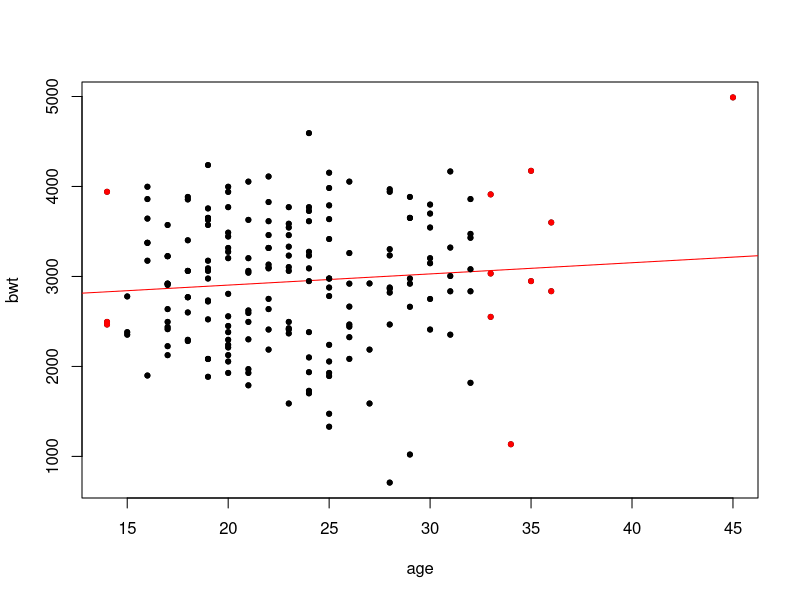
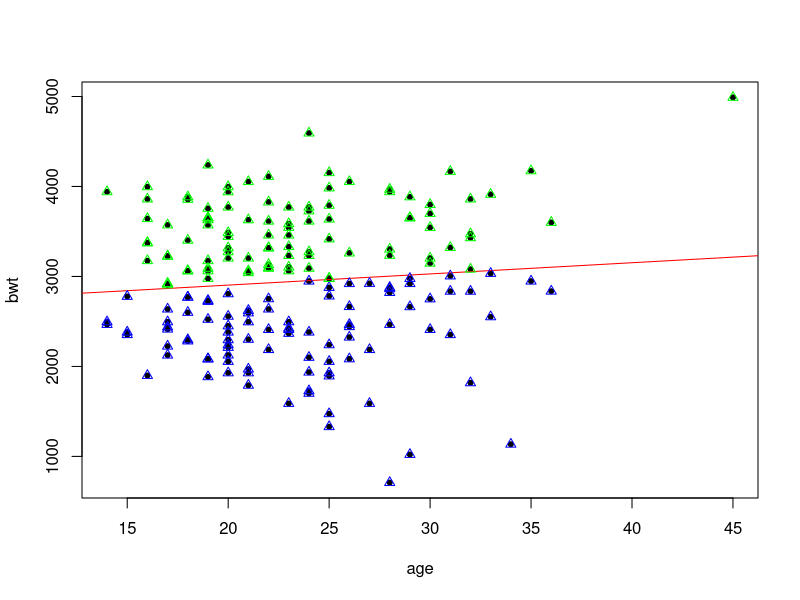
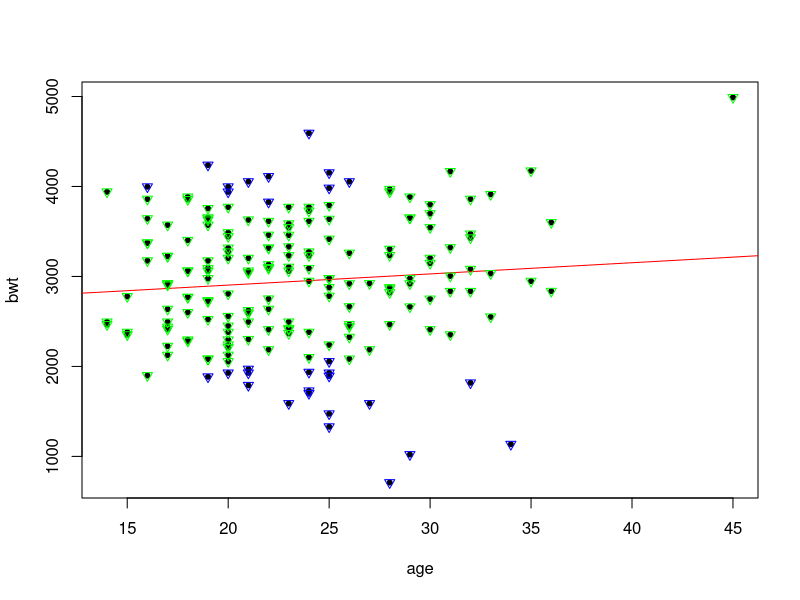
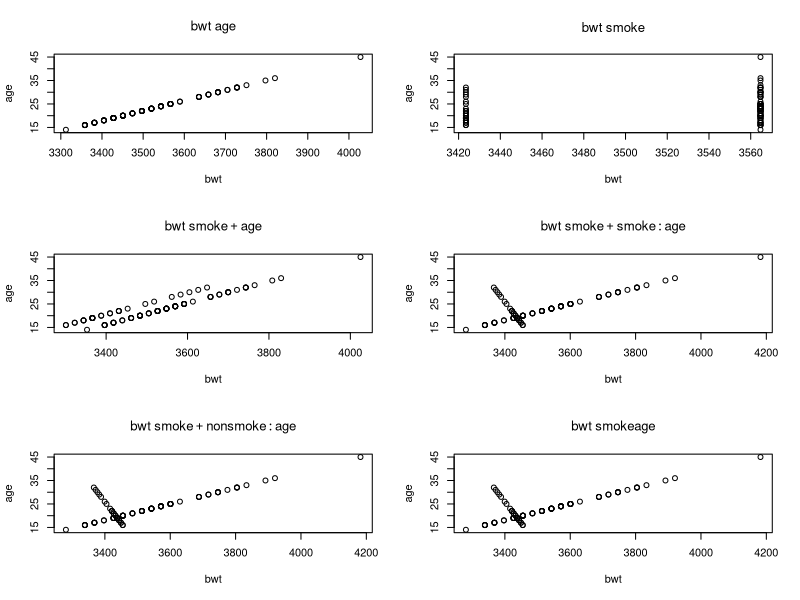

Write R code to recreate these figures, in order.
## ---- chunk 1
library(MASS)
## ---- chunk 2
modela = lm(bwt~age, data = birthwt)
## ---- chunk 3
inf_measure = influence.measures(modela)
## ---- chunk 4
plot(birthwt$bwt~birthwt$age, pch = 20, xlab = 'age', ylab = 'bwt') # I
abline(modela, col = 'red') # II
flag = inf_measure$infmat
points(birthwt$age, birthwt$bwt, col = ifelse(flag[,6] > 4/dim(birthwt)[1], 'red', 'black'), pch = 20) # III
## ---- chunk 5
plot(birthwt$bwt~birthwt$age, pch = 20, xlab = 'age', ylab = 'bwt') # I
abline(modela, col = 'red')
points(birthwt$age, birthwt$bwt, col = ifelse(flag[,3] < 0, 'blue', 'green'), pch = 2)
## ---- chunk 6
plot(birthwt$bwt~birthwt$age, pch = 20, xlab = 'age', ylab = 'bwt') # I
abline(modela, col = 'red')# IV
points(birthwt$age, birthwt$bwt, col = ifelse(flag[,4] < 1, 'blue', 'green'), pch = 6) #V
## ---- chunk 7
newbirthwt = subset(birthwt, flag[, 3] > 0)
newbirthwt$nonsmoke <- 1-newbirthwt$smoke
newbirthwt$smoke = as.factor(newbirthwt$smoke)

## ---- chunk 8
summary.table = function(fit){
    Nonsmoke.Intercept = summary(fit)$coef[1,1]
    Nonsmoke.slope = 0
    Smoke.Intercept = summary(fit)$coef[2,1] + Nonsmoke.Intercept
    Smoke.slope = 0
    
    if(i == 1){
      Nonsmoke.slope = summary(fit)$coef[2,1]
      Smoke.Intercept = NA
      Smoke.slope = NA
    }
    
    if(i == 3){
      Smoke.Intercept = Smoke.slope = summary(fit)$coef[3,1]
    }
    
    if(i >= 4 && i<= 5){
      Nonsmoke.slope = summary(fit)$coef[3,1]
      Smoke.slope = summary(fit)$coef[4,1]
    }
    
    if(i == 6){
      Nonsmoke.slope = summary(fit)$coef[3,1]
      Smoke.slope = Nonsmoke.slope + summary(fit)$coef[4,1]
    }
    
    Radj = summary(fit)$adj.r.squared
    Numerator.d.f = summary(fit)$f[2]
    Denominator.d.f = summary(fit)$f[3]
    Fstat = summary(fit)$f[1]
    Pv = 1 - pf(Fstat,Numerator.d.f,Denominator.d.f)
  
    sumname = data.frame( Nonsmoke.Intercept, Nonsmoke.slope, Smoke.Intercept, Smoke.slope,
                          Radj, Numerator.d.f, Denominator.d.f, Fstat, Pv)
    sum = c( Nonsmoke.Intercept, Nonsmoke.slope, Smoke.Intercept, Smoke.slope, Radj,
             Numerator.d.f,Denominator.d.f, Fstat, Pv)
  
    names(sum) = names(sumname)
  return(sum)
}


newbirthwt$smoke <- as.factor(newbirthwt$smoke)
newbirthwt$nonsmoke <- ifelse(newbirthwt$smoke == 1, 0, 1)
newbirthwt$smoke <- as.factor(newbirthwt$smoke)
newbirthwt$nonsmoke<- as.factor(newbirthwt$nonsmoke)
bwt <- newbirthwt$bwt
smoke <- newbirthwt$smoke
nonsmoke <- newbirthwt$nonsmoke
age <- newbirthwt$age

formula.list = list(
  bwt ~ age,
  bwt ~ smoke,
  bwt ~ smoke + age,
  bwt ~ smoke + smoke:age,
  bwt ~ smoke+nonsmoke:age,
  bwt ~ smoke * age
)

table = NULL
for (i in 1:6)  table = rbind(table, summary.table(lm(formula.list[[i]]))) 
row.names(table) = formula.list 
table
## ---- chunk 9
par(mfrow=c(3,2))
newbirthwt$smoke <- as.numeric(newbirthwt$smoke)
newbirthwt$nonsmoke <- ifelse(newbirthwt$smoke == 1, 0, 1)
newbirthwt$smoke <- as.factor(newbirthwt$smoke)
newbirthwt$nonsmoke<- as.factor(newbirthwt$nonsmoke)
bwt <- newbirthwt$bwt
smoke <- newbirthwt$smoke
nonsmoke <- newbirthwt$nonsmoke
age <- newbirthwt$age

formula.list = list(
  bwt ~ age,
  bwt ~ smoke,
  bwt ~ smoke + age,
  bwt ~ smoke + smoke:age,
  bwt ~ smoke + nonsmoke:age,
  bwt ~ smoke * age
)
data = list(
data.frame(age),
data.frame(smoke),
data.frame(smoke, age),
data.frame(smoke, smoke:age),
data.frame(smoke, nonsmoke:age),
data.frame(smoke * age))


for (i in 1:6) {
  plot(predict(lm(formula.list[[i]]), newdata = data[i]), age, 
       xlab = "bwt", ylab = "age",main= formula.list[[i]])
}
## ---- chunk 10
summary(lm(bwt ~ smoke * age))
